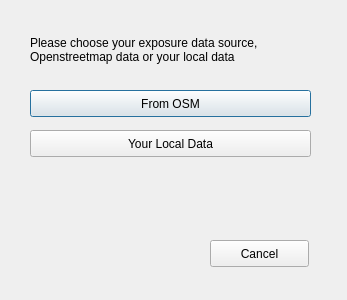
<?xml version="1.0" encoding="UTF-8"?>
<ui version="4.0">
 <class>SelectExposureDataBase</class>
 <widget class="QDialog" name="SelectExposureDataBase">
  <property name="geometry">
   <rect>
    <x>0</x>
    <y>0</y>
    <width>347</width>
    <height>300</height>
   </rect>
  </property>
  <property name="windowTitle">
   <string>Select Your Exposure Data</string>
  </property>
  <widget class="QPushButton" name="osm_btn">
   <property name="geometry">
    <rect>
     <x>30</x>
     <y>90</y>
     <width>281</width>
     <height>27</height>
    </rect>
   </property>
   <property name="text">
    <string>From OSM</string>
   </property>
  </widget>
  <widget class="QPushButton" name="cancel_btn">
   <property name="geometry">
    <rect>
     <x>210</x>
     <y>240</y>
     <width>99</width>
     <height>27</height>
    </rect>
   </property>
   <property name="text">
    <string>Cancel</string>
   </property>
  </widget>
  <widget class="QLabel" name="label">
   <property name="geometry">
    <rect>
     <x>30</x>
     <y>30</y>
     <width>291</width>
     <height>41</height>
    </rect>
   </property>
   <property name="text">
    <string>&lt;html&gt;&lt;head/&gt;&lt;body&gt;&lt;p&gt;Please choose your exposure data source, Openstreetmap data or your local data&lt;/p&gt;&lt;/body&gt;&lt;/html&gt;</string>
   </property>
   <property name="wordWrap">
    <bool>true</bool>
   </property>
  </widget>
  <widget class="QPushButton" name="import_data_btn">
   <property name="geometry">
    <rect>
     <x>30</x>
     <y>130</y>
     <width>281</width>
     <height>27</height>
    </rect>
   </property>
   <property name="text">
    <string>Your Local Data</string>
   </property>
  </widget>
 </widget>
 <resources/>
 <connections/>
</ui>
